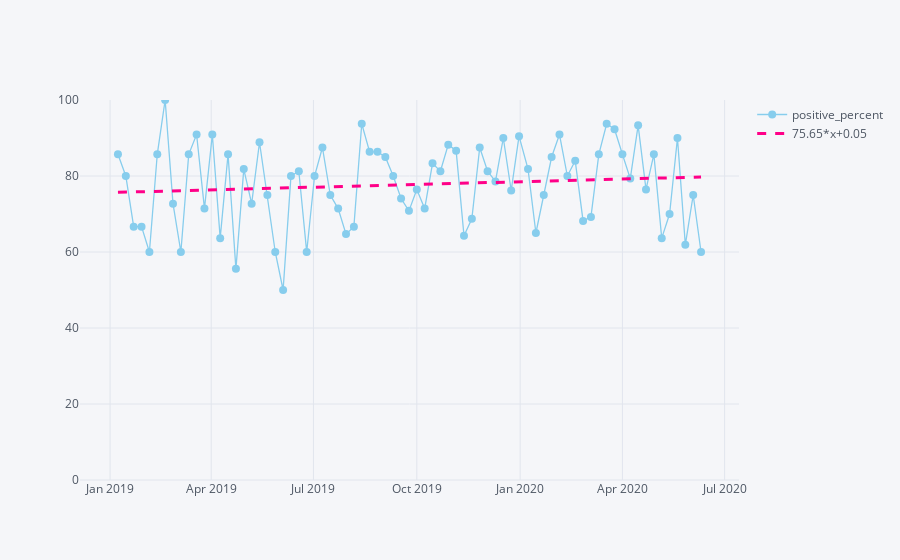

The notebook cell this image was saved under:
### Markdown cell above
ps: por serem interativos, os gráficos de linha abaixo podem não abrir diretamente no github, por isso enviei os resultados em anexo também

### Code cell
# RETAILER 'LOWES'
date_eval2 = aspectTimesSeries(data,token_column='retailer',aspect= 'lowes')
timesSeriesVisualization(date_eval2)
